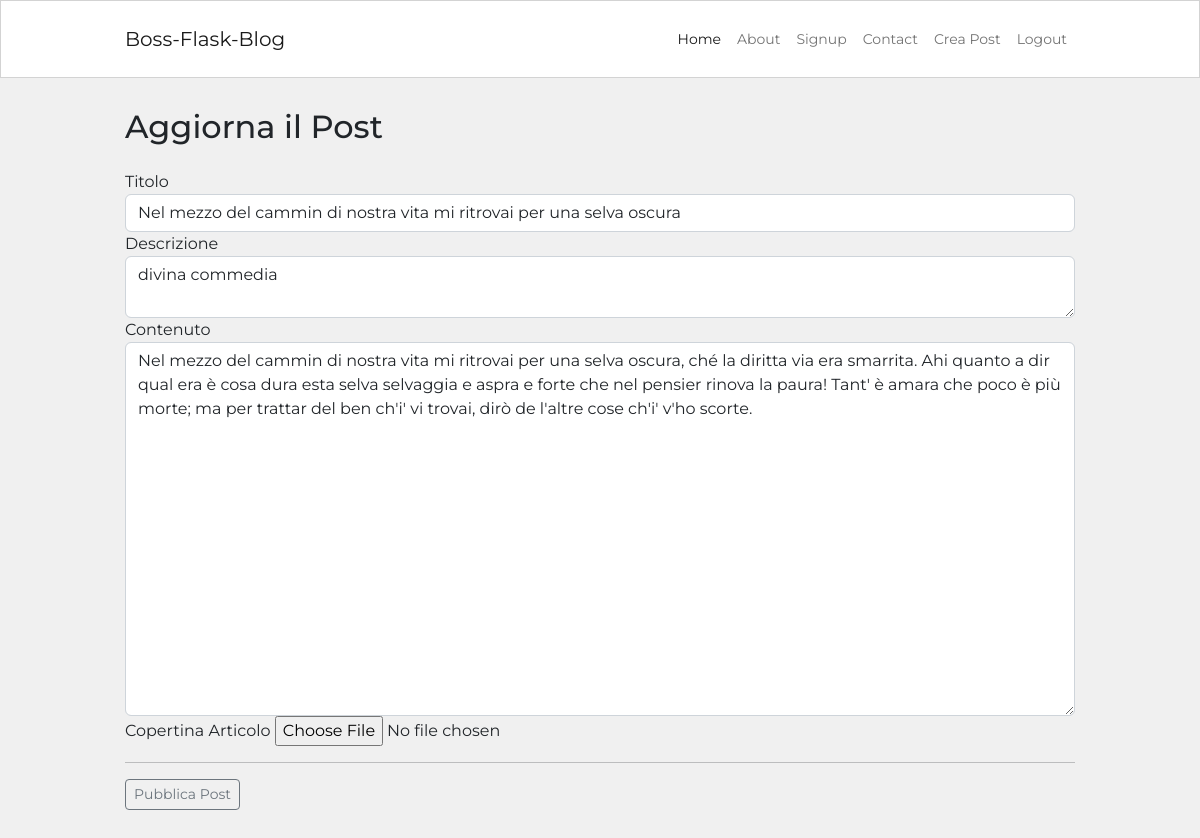
/posts/3/update (signed in), run on the app's committed database.
### blog/models.py (models this page shows, shortened)
class Post(db.Model):
  id = db.Column(db.Integer, primary_key=True)
  user_id = db.Column(db.Integer, db.ForeignKey('user.id'), nullable=False)
  created_at = db.Column(db.DateTime, default=datetime.now)
  title = db.Column(db.String(120), nullable=False)
  description = db.Column(db.String(240))
  body = db.Column(db.Text(), nullable=False)
  slug = db.Column(db.String(250))
  image = db.Column(db.String(120))

### blog/routes.py (the view)
@app.route("/posts/<int:post_id>/update", methods=["GET", "POST"])
@login_required
def post_update(post_id):
  post_instance = Post.query.get_or_404(post_id)
  if post_instance.author != current_user:
    abort(403)
  form = PostForm()
  if form.validate_on_submit():
    post_instance.title = form.title.data.strip()
    post_instance.description = form.description.data
    post_instance.body = form.body.data
    if form.image.data:
      try:
        image = save_picture(form.image.data)
        post_instance.image = image
      except Exception:
        db.session.commit()
        flash("C'è stato un problema con l'upload dell'immagine. Cambia Immagine e riprova")
        return redirect(url_for('post_update',post_id=post_instance.id))
    db.session.commit()
    return redirect(url_for('post_detail', post_slug=post_instance.slug))
  elif request.method == "GET":
    form.title.data = post_instance.title.strip()
    form.description.data = post_instance.description
    form.body.data = post_instance.body
  return render_template("post_editor.html", form=form)

### blog/forms.py
class PostForm(FlaskForm):
    title = StringField('Titolo',
      validators = [DataRequired("Campo Obbligatorio"), Length(min=3, max=120, message="Assicurati che il titolo abbia tra i 3 ed i 120 caratteri")])
    description = TextAreaField('Descrizione',
      validators=[Length(max=240, message="Assicurati che la descrizione non superi i 240 caratteri")])
    body = TextAreaField('Contenuto',
      validators=[DataRequired("Campo Obbligatorio")])
    image = FileField('Copertina Articolo',
        validators=[FileAllowed(['jpg', 'jpeg', 'png'])])
    submit = SubmitField('Pubblica Post')

### blog/models.py (called while the page is built)
@login_manager.user_loader
def load_user(id):
  return User.query.get(int(id))

### blog/templates/post_editor.html (shortened to what this page needs)
{% extends 'base.html' %}
{% block content %}
<div class="container content-container">
  {% if request.path == "/create-post" %}
  <h2>Crea un nuovo Post</h2>
  {% else %}
  <h2>Aggiorna il Post</h2>
  {% endif %}
  <div class="row no-gutters">
    <div class="col">
      <form method="POST" enctype="multipart/form-data" novalidate>
        <div class="form-group">
          {{ form.title.label }}
          {{ form.title(class="form-control") }}
        </div>
        <div class="form-group">
          {{ form.description.label }}
          {{ form.description(class="form-control") }}
        </div>
        <div class="form-group">
          {{ form.body.label }}
          {{ form.body(class="form-control", rows=15) }}
        </div>
        <div class="form-group">
          {{ form.image.label }}
          {{ form.image(class="form-control-file") }}
        </div>
        <hr>
        {{ form.submit(class="btn btn-sm btn-outline-secondary") }}
      </form>
    </div>
  </div>
</div>
{% endblock %}

### blog/static/blog.css (style rules this page uses)
html, body { font-family: 'Montserrat', sans-serif; background-color: #f0f0f0; }
.content-container { max-width: 950px; margin-top: 30px; margin-bottom: 30px; padding: 0px; }

### data on the page
Post: title "Nel mezzo del cammin di nostra vita mi ritrovai per una selva oscura", description "divina commedia", body "Nel mezzo del cammin di nostra vita mi ritrovai per una selva oscura, ché la diritta via era smarrita. Ahi quanto a dir qual era è cosa dura esta selva selvaggia e aspra e forte che nel pensier rinova la paura! Tant' è amara che poco è più morte; ma per trattar del ben ch'i' vi trovai, dirò de l'altre cose ch'i' v'ho scorte."
